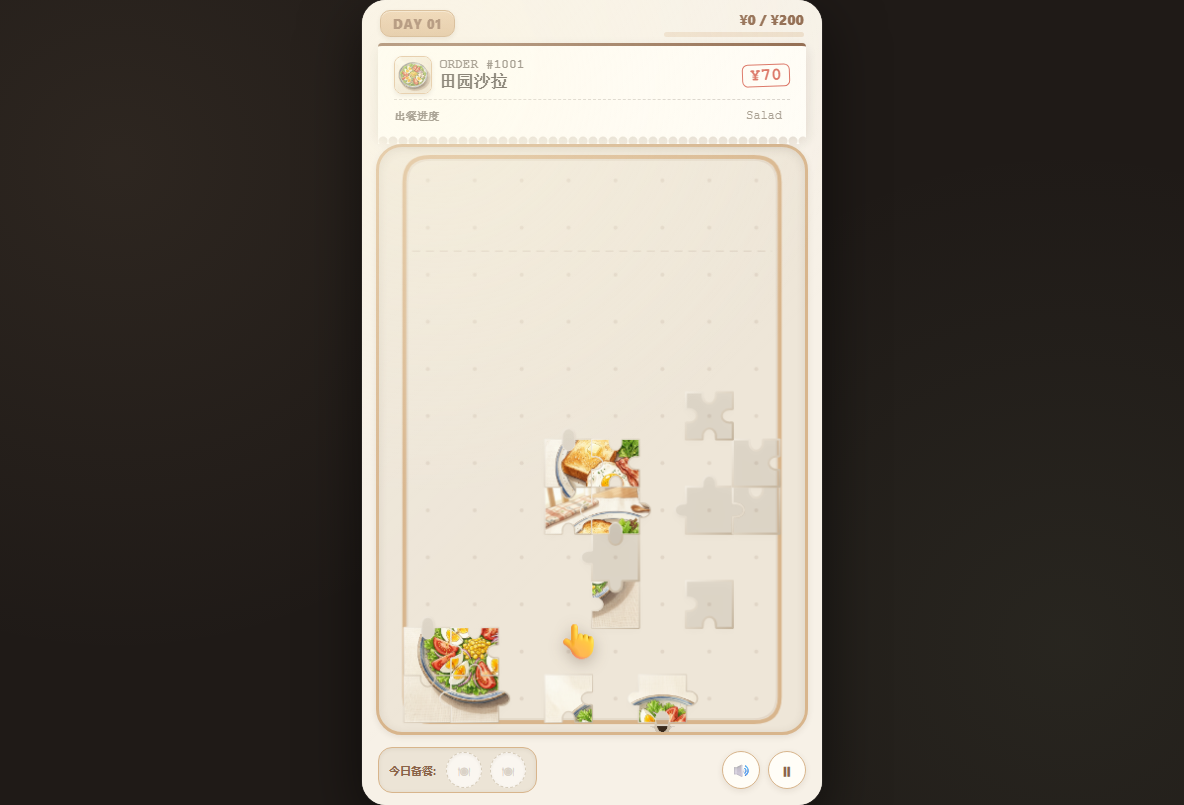
#> input picture scripts/shots/shot_t0_initial_three_dishes.png, 1184 x 805 px, found by its file name
$ python build_dual_actor_layout_mockup.py
#> lines starting #> are read from the running program, lines starting #| are printed output that depends on the picture
import os
from PIL import Image, ImageDraw

BASE_DIR = r'C:\Users\admin\Music\chufang'
ARTIFACT_DIR = r'C:\Users\admin\.gemini\antigravity\brain\a581706c-feba-4a01-94fc-8c62ff40a9bf'
SHOTS_DIR = os.path.join(BASE_DIR, 'scripts', 'shots')

# Base screen
base_screen = Image.open(os.path.join(ARTIFACT_DIR, 'shot_t0_initial_three_dishes.png')).convert('RGBA')

TOTAL_PLAY_W = 431
PLAY_Y = 180
PLAY_H = 552
BOARD_X = 376

BOARD_W = 340 # 78.9%
STAGE_GAP = 6
STAGE_W = 85 # 19.7%
STAGE_X = BOARD_X + BOARD_W + STAGE_GAP

mockup = base_screen.copy()
draw = ImageDraw.Draw(mockup)
draw.rectangle([BOARD_X - 2, PLAY_Y - 2, BOARD_X + TOTAL_PLAY_W + 2, PLAY_Y + PLAY_H + 2], fill=(247, 241, 231, 255))

# 1. Left 79% Puzzle Board
linen_board = Image.new('RGBA', (BOARD_W, PLAY_H), (238, 230, 216, 255))
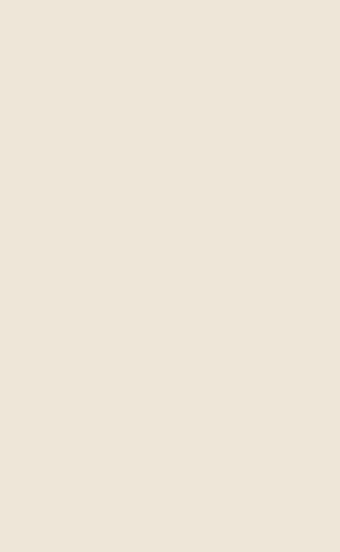
#> linen_board: PIL image 340x552 RGBA; mean R, G, B, A 238, 230, 216, 255
board_draw = ImageDraw.Draw(linen_board)
cols, rows = 8, 12
cell_size = int((BOARD_W - 16) / cols)
origin_x = int((BOARD_W - cols * cell_size) / 2)
origin_y = PLAY_H - 16 - cell_size

dot_color = (205, 195, 180, 180)
for r in range(rows):
    for c in range(cols):
        cx_dot = origin_x + c * cell_size + cell_size // 2
        cy_dot = origin_y - r * cell_size + cell_size // 2
        board_draw.ellipse([cx_dot - 1.5, cy_dot - 1.5, cx_dot + 1.5, cy_dot + 1.5], fill=dot_color)

orig_board_crop = base_screen.crop((BOARD_X + 12, PLAY_Y + 12, BOARD_X + TOTAL_PLAY_W - 12, PLAY_Y + PLAY_H - 12))
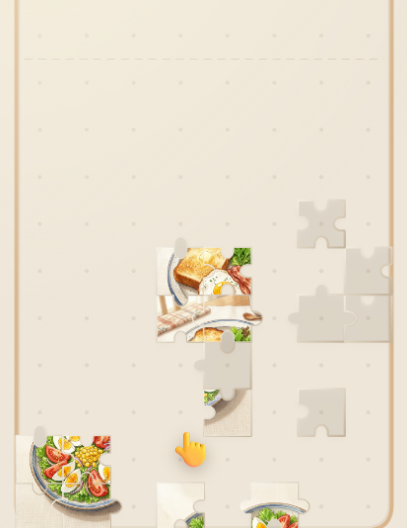
#> orig_board_crop: PIL image 407x528 RGBA; mean R, G, B, A 234.1, 224.6, 207.2, 255
orig_board_fitted = orig_board_crop.resize((BOARD_W - 8, PLAY_H - 8), Image.Resampling.LANCZOS)
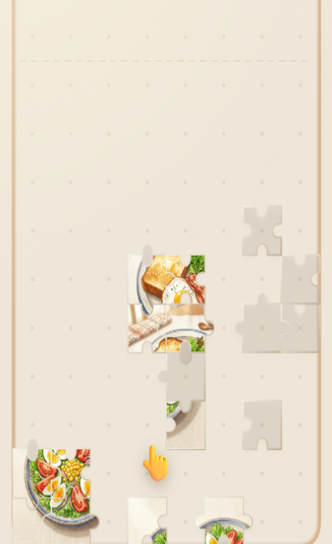
#> orig_board_fitted: PIL image 332x544 RGBA; mean R, G, B, A 234.1, 224.6, 207.2, 255
linen_board.paste(orig_board_fitted, (4, 4), orig_board_fitted)
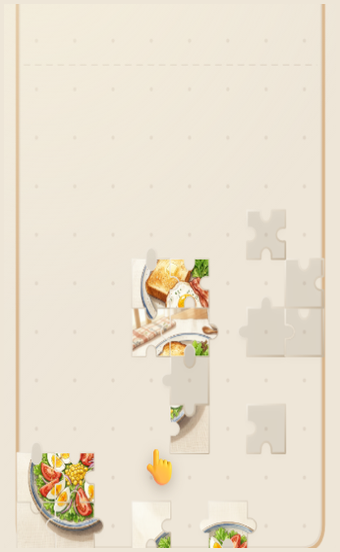
#> linen_board: PIL image 340x552 RGBA; mean R, G, B, A 234.2, 224.8, 207.5, 255

mask_board = Image.new('L', (BOARD_W, PLAY_H), 0)
#> mask_board: PIL image 340x552 L; every value is 0
mask_draw = ImageDraw.Draw(mask_board)
mask_draw.rounded_rectangle([0, 0, BOARD_W, PLAY_H], radius=18, fill=255)
board_draw.rounded_rectangle([0, 0, BOARD_W - 1, PLAY_H - 1], radius=18, outline=(216, 181, 140, 255), width=3)
mockup.paste(linen_board, (BOARD_X, PLAY_Y), mask_board)
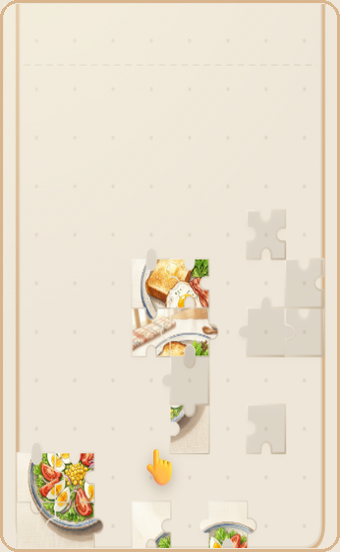
#> linen_board: PIL image 340x552 RGBA; mean R, G, B, A 233.6, 223.4, 205.4, 255
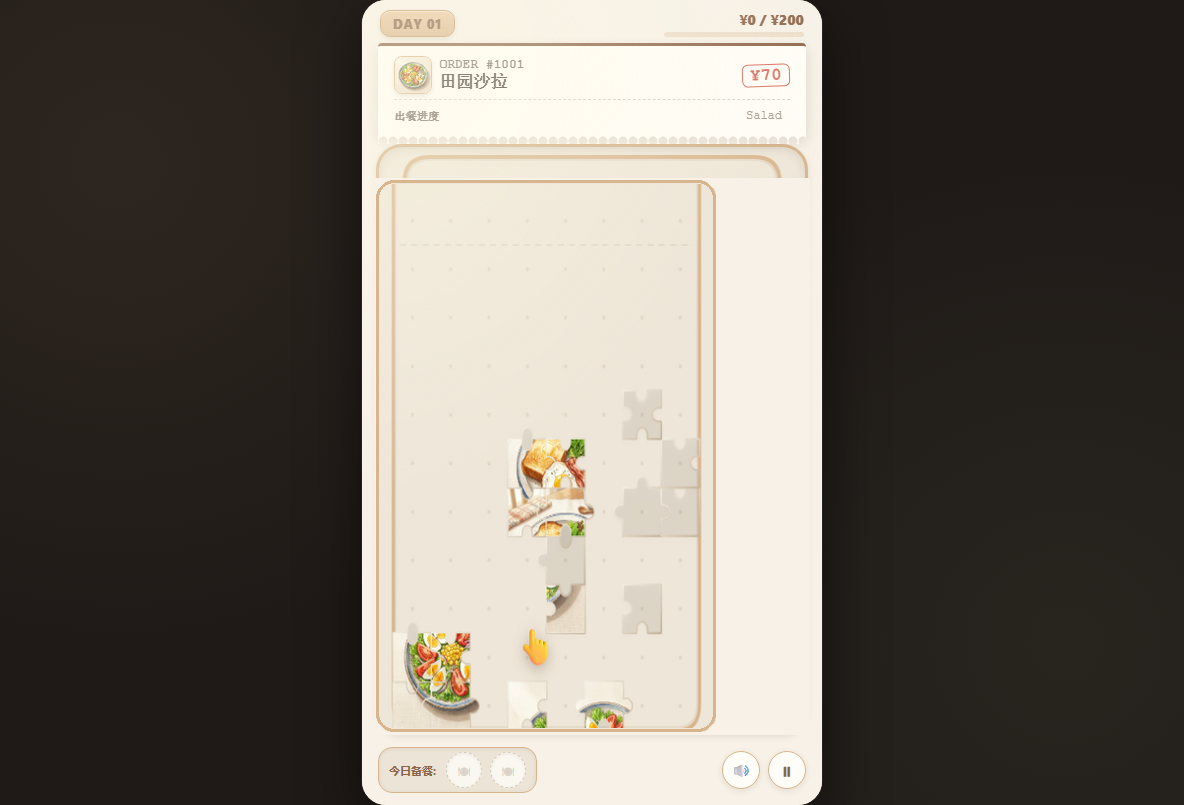
#> mockup: PIL image 1184x805 RGBA; mean R, G, B, A 114.4, 108.1, 99.8, 255

# 2. Right Side: No monolithic cedar strip! Clean natural cream background with independent actors.

# Top Right Slot: Independent Hanging Printer Actor Card
#> (the run stopped early here; a loop or call above may not have finished)
